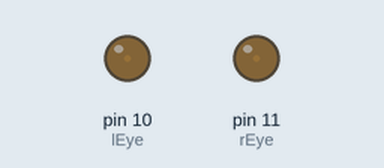
A sketch run on a simulated Arduino Uno, built with avr-gcc and run on an emulated ATmega328P. Shown: output pins drawn as LEDs (lit = HIGH).

Above: at 0.05 s.
At 0.95 s:
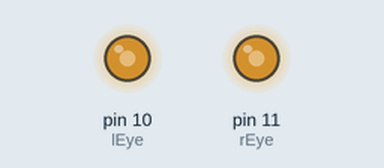
At 1.4 s:
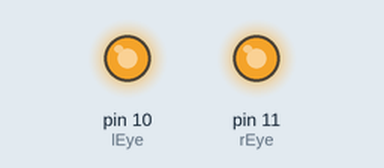
At 2.75 s:
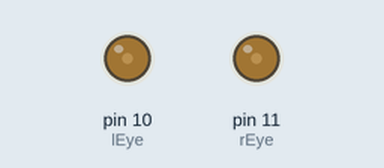
Timing chart, 0 to 7.0 s (numbered marks = the images above):
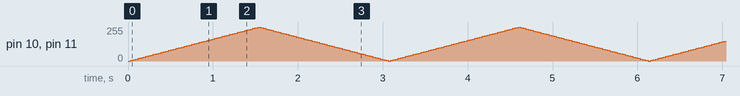

The sketch:

02_Chip_Fade.ino
```cpp
// (licence header left out)
// Chip has 3 important pins
// Ground (GND) -- plugged into to Arduino GND
// Right Eye LED (D11) --> plugged into to Arduino D11
// Left Eye LED (D10) --> plugged into to Arduino D10
//
// We need to define Chip's eyes so we can use them in our code

int rEye = 11; //define right eye as pin11 on the Arduino
int lEye = 10; //define right eye as pin10 on the Arduino

int brightness = 0;    // how bright the Chip's Eye's will be
int fadeAmount = 5;    // how many points to fade his eyes by

// Next we need to initialize the Arduino pins
// setup() only runs once when you power or reset an Arduino

void setup(){

pinMode(rEye, OUTPUT); //set right eye for output
pinMode(lEye, OUTPUT); //set left eye for output

}

//loop runs forever - this is our main code
void loop(){

   // set the brightness of Chip's Eyes:
  analogWrite(rEye, brightness);
  analogWrite(lEye, brightness);

   // change the brightness for next time through the loop:
  brightness = brightness + fadeAmount;

  // reverse the direction of the fading at the ends of the fade:
  if (brightness == 0 || brightness == 255) {
    fadeAmount = -fadeAmount ;
  }

 delay (30);     //wait for 30 millisecons second. Delay is set 1/1000 of a second


}
```
